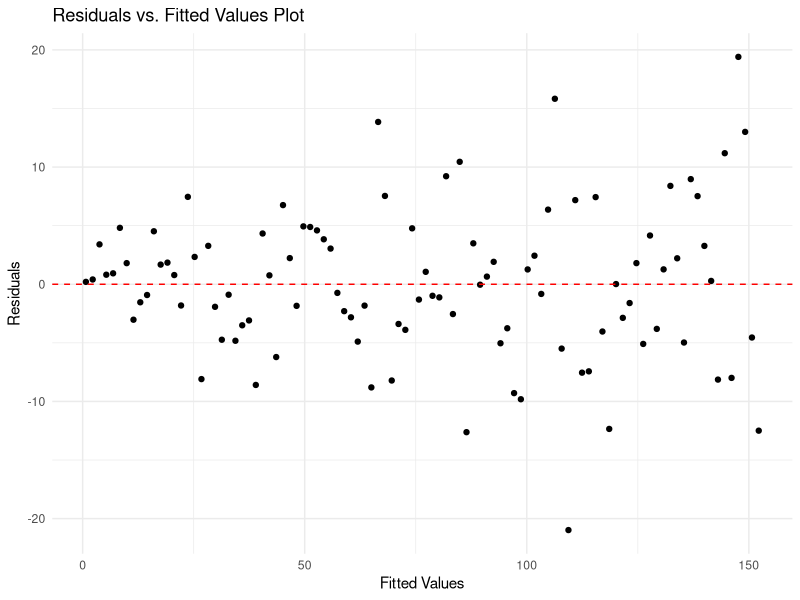

Write the R code that produced this figure.
# Load necessary library
library(ggplot2)

# Set seed for reproducibility
set.seed(123)

# Generate sample data
x <- 1:100
# Introduce heteroscedasticity with increasing standard deviation
y <- x * 1.5 + rnorm(100, mean = 0, sd = sqrt(x))

# Fit a linear model
model <- lm(y ~ x)

# Create a dataframe of fitted values and residuals
model_data <- data.frame(fitted = fitted(model), residuals = resid(model))

# Plot residuals vs. fitted values to visualize heteroscedasticity
ggplot(model_data, aes(x = fitted, y = residuals)) +
  geom_point() +  # Add points
  geom_hline(yintercept = 0, linetype = "dashed", color = "red") +  # Add a horizontal line at 0
  labs(x = "Fitted Values", y = "Residuals", title = "Residuals vs. Fitted Values Plot") +
  theme_minimal()  # Use a minimal theme for a cleaner look
